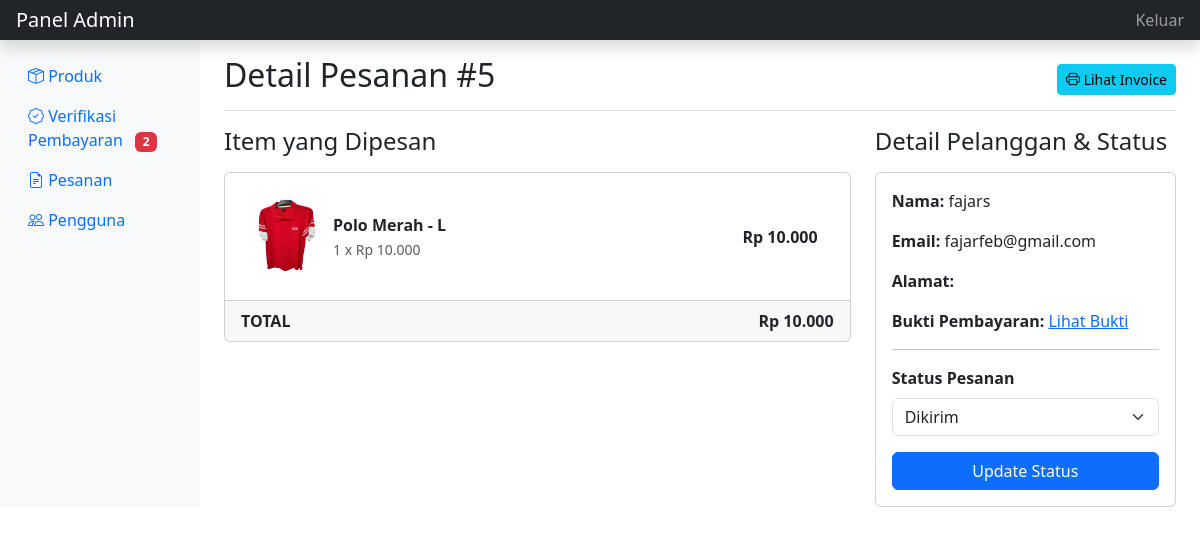
The app's page /admin/detail_pesanan.php?id=5 (signed in) with its own data.
### tables this page shows
CREATE TABLE `orders` (
  `id` int(11) NOT NULL,
  `user_id` int(11) NOT NULL,
  `total_amount` decimal(10,2) NOT NULL,
  `shipping_cost` decimal(10,2) NOT NULL DEFAULT 0.00,
  `shipping_address` text DEFAULT NULL,
  `status` enum('waiting_payment','verifying','paid','shipped','completed','ditolak','pending') NOT NULL DEFAULT 'pending',
  `payment_proof` varchar(255) DEFAULT NULL,
  `payment_method` enum('Bank Transfer') NOT NULL DEFAULT 'Bank Transfer',
  `created_at` timestamp NOT NULL DEFAULT current_timestamp()
);

CREATE TABLE `order_items` (
  `id` int(11) NOT NULL,
  `order_id` int(11) NOT NULL,
  `product_id` int(11) NOT NULL,
  `quantity` int(11) NOT NULL,
  `price` decimal(10,2) NOT NULL
);

CREATE TABLE `products` (
  `id` int(11) NOT NULL,
  `name` varchar(255) NOT NULL,
  `description` text NOT NULL,
  `category` enum('Polo','Sweater','Kaos','Pakaian Wanita') NOT NULL DEFAULT 'Kaos',
  `price` decimal(10,2) NOT NULL,
  `stock` int(11) NOT NULL,
  `image` varchar(255) NOT NULL,
  `is_active` tinyint(1) NOT NULL DEFAULT 1,
  `created_at` timestamp NOT NULL DEFAULT current_timestamp()
);

CREATE TABLE `users` (
  `id` int(11) NOT NULL,
  `username` varchar(50) NOT NULL,
  `email` varchar(100) NOT NULL,
  `password` varchar(255) NOT NULL,
  `full_name` varchar(100) DEFAULT NULL,
  `address` text DEFAULT NULL,
  `role` enum('user','admin') NOT NULL DEFAULT 'user',
  `created_at` timestamp NOT NULL DEFAULT current_timestamp()
);

### admin/detail_pesanan.php (the view, shortened to what this page needs)
<?php
require_once '../includes/db.php';
$order_id = (int)$_GET['id'];
$stmt = $conn->prepare("SELECT o.*, u.username, u.email, u.full_name, u.address FROM orders o JOIN users u ON o.user_id = u.id WHERE o.id = ?");
$stmt->bind_param("i", $order_id);
$stmt->execute();
$result = $stmt->get_result();
$order = $result->fetch_assoc();
$items_stmt = $conn->prepare("SELECT oi.*, p.name as product_name, p.image as product_image FROM order_items oi JOIN products p ON oi.product_id = p.id WHERE oi.order_id = ?");
$items_stmt->bind_param("i", $order_id);
$items_stmt->execute();
$items_result = $items_stmt->get_result();
$items = [];
while($item = $items_result->fetch_assoc()){
    $items[] = $item;
}
include '_header_admin.php';
?>
<div class="d-flex justify-content-between flex-wrap flex-md-nowrap align-items-center pt-3 pb-2 mb-3 border-bottom">
    <h1 class="h2">Detail Pesanan #<?php echo $order['id']; ?></h1>
    <a href="../invoice.php?order_id=<?php echo $order['id']; ?>" class="btn btn-info btn-sm" target="_blank"><i class="bi bi-printer"></i> Lihat Invoice</a>
</div>
<div class="row g-4">
    <div class="col-md-8">
        <h4 class="mb-3">Item yang Dipesan</h4>
        <div class="card">
            <div class="card-body">
                <ul class="list-group list-group-flush">
                    <?php foreach($items as $item): ?>
                        <li class="list-group-item d-flex align-items-center">
                            <img src="<?php echo BASE_URL . 'uploads/products/' . htmlspecialchars($item['product_image']); ?>" width="60" class="me-3">
                            <div>
                                <strong><?php echo htmlspecialchars($item['product_name']); ?></strong><br>
                                <small class="text-muted"><?php echo $item['quantity']; ?> x Rp <?php echo number_format($item['price'], 0, ',', '.'); ?></small>
                            </div>
                            <strong class="ms-auto">Rp <?php echo number_format($item['quantity'] * $item['price'], 0, ',', '.'); ?></strong>
                        </li>
                    <?php endforeach; ?>
                </ul>
            </div>
            <div class="card-footer fw-bold d-flex justify-content-between">
                <span>TOTAL</span>
                <span>Rp <?php echo number_format($order['total_amount'], 0, ',', '.'); ?></span>
            </div>
        </div>
    </div>
    <div class="col-md-4">
        <h4 class="mb-3">Detail Pelanggan & Status</h4>
        <div class="card">
            <div class="card-body">
                <p><strong>Nama:</strong> <?php echo htmlspecialchars($order['username']); ?></p>
                <p><strong>Email:</strong> <?php echo htmlspecialchars($order['email']); ?></p>
                <p><strong>Alamat:</strong><br><?php echo nl2br(htmlspecialchars($order['shipping_address'])); ?></p>
                <?php if(!empty($order['payment_proof'])): ?>
                <p><strong>Bukti Pembayaran:</strong> <a href="<?php echo BASE_URL . 'uploads/proofs/' . $order['payment_proof']; ?>" target="_blank">Lihat Bukti</a></p>
                <?php endif; ?>
                <hr>
                <form action="" method="POST">
                    <div class="mb-3">
                        <label for="status" class="form-label"><strong>Status Pesanan</strong></label>
                        <select name="status" id="status" class="form-select">
                            <option value="shipped" <?php if($order['status'] == 'shipped') echo 'selected'; ?>>Dikirim</option>
                        </select>
                    </div>
                    <button type="submit" name="update_status" class="btn btn-primary w-100">Update Status</button>
                </form>
            </div>
        </div>
    </div>
</div>
<?php include '_footer_admin.php'; ?>

### records on screen
orders: id "5", total_amount "10.000", user.username "fajars", user.email "fajarfeb@gmail.com", status "Dikirim"
order_items: product.image (picture), product.name "Polo Merah - L", quantity "1", price "10.000", $item['quantity'] * $item['price'] "10.000"

### other values on screen
$verif_count "2"
